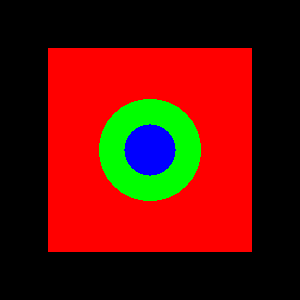

Python code for this plot:
#!/usr/bin/env python

# Segment a tessellated mesh into regions using
# vtkPolyDataEdgeConnectivityFilter with barrier edges and region growing.

# Factory overrides
import vtkmodules.vtkInteractionStyle  # noqa: F401
import vtkmodules.vtkRenderingOpenGL2  # noqa: F401

from vtkmodules.vtkFiltersCore import (
    vtkAppendPolyData,
    vtkDelaunay2D,
    vtkFeatureEdges,
    vtkPolyDataEdgeConnectivityFilter,
)
from vtkmodules.vtkFiltersSources import (
    vtkDiskSource,
    vtkPlaneSource,
)
from vtkmodules.vtkRenderingCore import (
    vtkActor,
    vtkPolyDataMapper,
    vtkRenderWindow,
    vtkRenderWindowInteractor,
    vtkRenderer,
)

# Bounding plane to improve tessellation
plane = vtkPlaneSource()
plane.SetResolution(10, 10)
plane.SetOrigin(-2, -2, 0)
plane.SetPoint1(2, -2, 0)
plane.SetPoint2(-2, 2, 0)

# Extract boundary edges from the plane
boundary_edges = vtkFeatureEdges()
boundary_edges.SetInputConnection(plane.GetOutputPort())
boundary_edges.ExtractAllEdgeTypesOff()
boundary_edges.BoundaryEdgesOn()
boundary_edges.Update()

# Concentric ring disk
disk = vtkDiskSource()
disk.SetInnerRadius(0.5)
disk.SetOuterRadius(1.0)
disk.SetRadialResolution(1)
disk.SetCircumferentialResolution(32)
disk.Update()

# Append boundary and disk points
append = vtkAppendPolyData()
append.AddInputData(boundary_edges.GetOutput())
append.AddInputData(disk.GetOutput())
append.Update()

# Delaunay tessellation
tessellation = vtkDelaunay2D()
tessellation.SetInputConnection(append.GetOutputPort())
tessellation.Update()

# Edge connectivity segmentation with barrier edges
connectivity = vtkPolyDataEdgeConnectivityFilter()
connectivity.SetInputConnection(tessellation.GetOutputPort())
connectivity.BarrierEdgesOn()
connectivity.SetBarrierEdgeLength(0.0, 0.20)
connectivity.GrowLargeRegionsOn()
connectivity.SetExtractionModeToLargeRegions()
connectivity.SetLargeRegionThreshold(0.04)
connectivity.ColorRegionsOn()
connectivity.Update()

print(f"Num cells: {connectivity.GetOutput().GetNumberOfCells()}")
print(f"Num regions: {connectivity.GetNumberOfExtractedRegions()}")

# Mapper colored by region
tess_mapper = vtkPolyDataMapper()
tess_mapper.SetInputConnection(connectivity.GetOutputPort())
tess_mapper.ScalarVisibilityOn()
tess_mapper.SetScalarModeToUseCellData()
tess_mapper.SetScalarRange(0, connectivity.GetNumberOfExtractedRegions() - 1)

tess_actor = vtkActor()
tess_actor.SetMapper(tess_mapper)
tess_actor.GetProperty().SetColor(1, 1, 1)
tess_actor.GetProperty().SetEdgeColor(0, 0, 0)

# Renderer
renderer = vtkRenderer()
renderer.SetBackground(0, 0, 0)
renderer.AddActor(tess_actor)

# Window
render_window = vtkRenderWindow()
render_window.AddRenderer(renderer)
render_window.SetWindowName("polydata edge connectivity")

# Scene
renderer.ResetCamera()

# Interactor
interactor = vtkRenderWindowInteractor()
interactor.SetRenderWindow(render_window)

interactor.Initialize()
interactor.Start()
